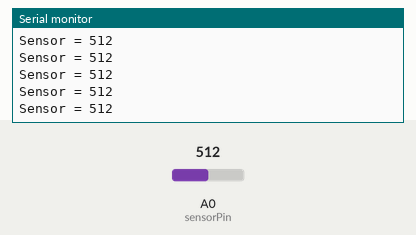
Recording of a sketch running on a simulated Arduino Uno, built with avr-gcc and run on an emulated ATmega328P. Shown: the last lines printed to the serial monitor. The test bench sets the inputs (shaded band); at power-on: A0 (sensorPin) = 512.

Above: at 1.2 s.
1.3 s: A0 (sensorPin) set to 716
At 2.0 s:
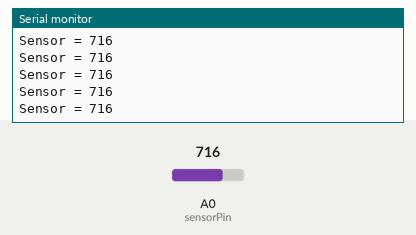
4.3 s: A0 (sensorPin) set to 900
At 4.8 s:
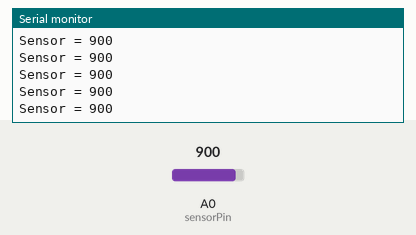
Timing chart, 0 to 7.3 s (numbered marks = the images above; inputs shaded):
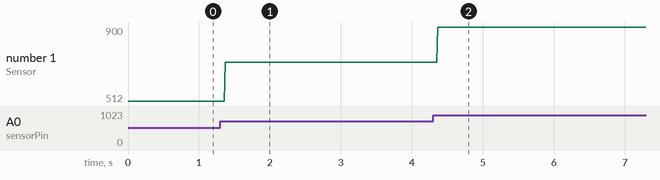

The sketch:

piezo_electrico1.ino
```cpp
/*FECHA:24/04/2020
 *AUTOR: Elías Montengro Ramos
 *DESCRIPCIÓN DEL PROGRAMA: Manejo de señales Analogas
 *conexión de un piezoelectrico al Arduino.
 */

int sensorPin = A0; // pin analogo a usar
int sensorValor = 0; // variable donde se guardaran los valores
int referencia = 200; // Valor de referencia
void setup()
   {
     Serial.begin (9600); // habilitamos montor seriala 9600
   }

void loop()
   {
    sensorValor =analogRead(sensorPin);// capturamos la lectura en la variable
    if(sensorValor > referencia)
       {
       Serial.print("Sensor = ");// mandamos mensaje al monitor serial
       Serial.println(sensorValor,DEC);// visualizacomos los valores capturados
       }
    delay (10); // nos demoramos un poco entre lectura y lectura
   }
//Nota : no hay que definir elpuerto A0  como entrada
// este ya viene definido por default.
```

Measured:
- after the input at 1.3 s, the serial monitor: prints a new line after 0.07 s (image 1)
- after the input at 4.3 s, the serial monitor: prints a new line after 0.07 s (image 2)
- plotted number 1: 512 → 716 after the input at 1.3 s, 716 → 900 after the input at 4.3 s
